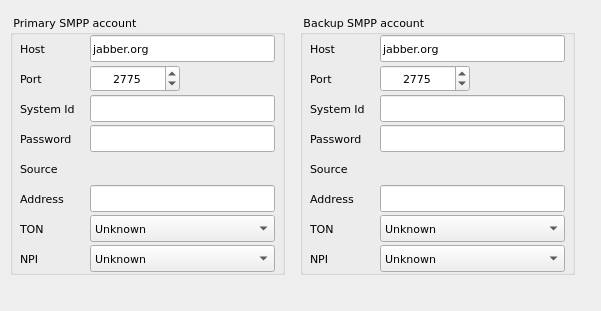
<?xml version="1.0" encoding="UTF-8"?>
<ui version="4.0">
 <class>SmsSmppOptionsWidget</class>
 <widget class="QWidget" name="SmsSmppOptionsWidget">
  <property name="geometry">
   <rect>
    <x>0</x>
    <y>0</y>
    <width>601</width>
    <height>311</height>
   </rect>
  </property>
  <property name="font">
   <font>
    <family>DejaVu Sans</family>
    <pointsize>8</pointsize>
   </font>
  </property>
  <property name="windowTitle">
   <string>SMS: SMPP</string>
  </property>
  <widget class="QGroupBox" name="gpPrimarySmppAccount">
   <property name="geometry">
    <rect>
     <x>10</x>
     <y>15</y>
     <width>275</width>
     <height>260</height>
    </rect>
   </property>
   <property name="title">
    <string> Primary SMPP account  </string>
   </property>
   <widget class="QLabel" name="lblPrimaryHost">
    <property name="geometry">
     <rect>
      <x>10</x>
      <y>25</y>
      <width>70</width>
      <height>17</height>
     </rect>
    </property>
    <property name="text">
     <string>Host</string>
    </property>
   </widget>
   <widget class="QLabel" name="lblPrimaryPort">
    <property name="geometry">
     <rect>
      <x>10</x>
      <y>55</y>
      <width>70</width>
      <height>17</height>
     </rect>
    </property>
    <property name="text">
     <string>Port</string>
    </property>
   </widget>
   <widget class="QLabel" name="lblPrimarySystemId">
    <property name="geometry">
     <rect>
      <x>10</x>
      <y>85</y>
      <width>70</width>
      <height>17</height>
     </rect>
    </property>
    <property name="text">
     <string>System Id</string>
    </property>
   </widget>
   <widget class="QLabel" name="lblPrimaryPassword">
    <property name="geometry">
     <rect>
      <x>10</x>
      <y>115</y>
      <width>70</width>
      <height>17</height>
     </rect>
    </property>
    <property name="text">
     <string>Password</string>
    </property>
   </widget>
   <widget class="QLabel" name="lblPrimarySource">
    <property name="geometry">
     <rect>
      <x>10</x>
      <y>145</y>
      <width>70</width>
      <height>17</height>
     </rect>
    </property>
    <property name="text">
     <string>Source</string>
    </property>
   </widget>
   <widget class="QLabel" name="lblPrimaryAddress">
    <property name="geometry">
     <rect>
      <x>10</x>
      <y>175</y>
      <width>70</width>
      <height>17</height>
     </rect>
    </property>
    <property name="text">
     <string>Address</string>
    </property>
   </widget>
   <widget class="QLabel" name="lblPrimaryTon">
    <property name="geometry">
     <rect>
      <x>10</x>
      <y>205</y>
      <width>70</width>
      <height>17</height>
     </rect>
    </property>
    <property name="text">
     <string>TON</string>
    </property>
   </widget>
   <widget class="QLabel" name="lblPrimaryNpi">
    <property name="geometry">
     <rect>
      <x>10</x>
      <y>235</y>
      <width>64</width>
      <height>17</height>
     </rect>
    </property>
    <property name="text">
     <string>NPI</string>
    </property>
   </widget>
   <widget class="QLineEdit" name="editPrimaryHost">
    <property name="geometry">
     <rect>
      <x>80</x>
      <y>20</y>
      <width>185</width>
      <height>27</height>
     </rect>
    </property>
    <property name="text">
     <string>jabber.org</string>
    </property>
   </widget>
   <widget class="QSpinBox" name="spinPrimaryPort">
    <property name="geometry">
     <rect>
      <x>80</x>
      <y>50</y>
      <width>90</width>
      <height>27</height>
     </rect>
    </property>
    <property name="alignment">
     <set>Qt::AlignCenter</set>
    </property>
    <property name="maximum">
     <number>65535</number>
    </property>
    <property name="value">
     <number>2775</number>
    </property>
   </widget>
   <widget class="QLineEdit" name="editPrimarySystemId">
    <property name="geometry">
     <rect>
      <x>80</x>
      <y>80</y>
      <width>185</width>
      <height>27</height>
     </rect>
    </property>
    <property name="text">
     <string/>
    </property>
   </widget>
   <widget class="QLineEdit" name="editPrimaryPassword">
    <property name="geometry">
     <rect>
      <x>80</x>
      <y>110</y>
      <width>185</width>
      <height>27</height>
     </rect>
    </property>
    <property name="text">
     <string/>
    </property>
   </widget>
   <widget class="QLineEdit" name="editPrimaryAddress">
    <property name="geometry">
     <rect>
      <x>80</x>
      <y>170</y>
      <width>185</width>
      <height>27</height>
     </rect>
    </property>
    <property name="text">
     <string/>
    </property>
   </widget>
   <widget class="QComboBox" name="cmbPrimaryTon">
    <property name="geometry">
     <rect>
      <x>80</x>
      <y>200</y>
      <width>185</width>
      <height>27</height>
     </rect>
    </property>
    <item>
     <property name="text">
      <string>Unknown</string>
     </property>
    </item>
    <item>
     <property name="text">
      <string>International</string>
     </property>
    </item>
    <item>
     <property name="text">
      <string>National</string>
     </property>
    </item>
    <item>
     <property name="text">
      <string>Network Specific</string>
     </property>
    </item>
    <item>
     <property name="text">
      <string>Subscriber Number</string>
     </property>
    </item>
    <item>
     <property name="text">
      <string>Alphanumeric</string>
     </property>
    </item>
    <item>
     <property name="text">
      <string>Abbreviated</string>
     </property>
    </item>
    <item>
     <property name="text">
      <string/>
     </property>
    </item>
   </widget>
   <widget class="QComboBox" name="cmbPrimaryNpi">
    <property name="geometry">
     <rect>
      <x>80</x>
      <y>230</y>
      <width>185</width>
      <height>27</height>
     </rect>
    </property>
    <item>
     <property name="text">
      <string>Unknown</string>
     </property>
    </item>
    <item>
     <property name="text">
      <string>ISDN (E163/E164)</string>
     </property>
    </item>
    <item>
     <property name="text">
      <string>Data (X.121)</string>
     </property>
    </item>
    <item>
     <property name="text">
      <string>Telex (F.69)</string>
     </property>
    </item>
    <item>
     <property name="text">
      <string>Land Mobile (E.212)</string>
     </property>
    </item>
    <item>
     <property name="text">
      <string>National</string>
     </property>
    </item>
    <item>
     <property name="text">
      <string>Private</string>
     </property>
    </item>
    <item>
     <property name="text">
      <string>ERMES</string>
     </property>
    </item>
    <item>
     <property name="text">
      <string>Internet (IP)</string>
     </property>
    </item>
   </widget>
  </widget>
  <widget class="QGroupBox" name="gpBackupSmppAccount">
   <property name="geometry">
    <rect>
     <x>300</x>
     <y>15</y>
     <width>275</width>
     <height>260</height>
    </rect>
   </property>
   <property name="title">
    <string> Backup SMPP account  </string>
   </property>
   <widget class="QLabel" name="lblBackupPort">
    <property name="geometry">
     <rect>
      <x>10</x>
      <y>55</y>
      <width>70</width>
      <height>17</height>
     </rect>
    </property>
    <property name="text">
     <string>Port</string>
    </property>
   </widget>
   <widget class="QLineEdit" name="editBackupSystemId">
    <property name="geometry">
     <rect>
      <x>80</x>
      <y>80</y>
      <width>185</width>
      <height>27</height>
     </rect>
    </property>
    <property name="text">
     <string/>
    </property>
   </widget>
   <widget class="QLabel" name="lblBackupSource">
    <property name="geometry">
     <rect>
      <x>10</x>
      <y>145</y>
      <width>70</width>
      <height>17</height>
     </rect>
    </property>
    <property name="text">
     <string>Source</string>
    </property>
   </widget>
   <widget class="QComboBox" name="cmbBackupTon">
    <property name="geometry">
     <rect>
      <x>80</x>
      <y>200</y>
      <width>185</width>
      <height>27</height>
     </rect>
    </property>
    <item>
     <property name="text">
      <string>Unknown</string>
     </property>
    </item>
    <item>
     <property name="text">
      <string>International</string>
     </property>
    </item>
    <item>
     <property name="text">
      <string>National</string>
     </property>
    </item>
    <item>
     <property name="text">
      <string>Network Specific</string>
     </property>
    </item>
    <item>
     <property name="text">
      <string>Subscriber Number</string>
     </property>
    </item>
    <item>
     <property name="text">
      <string>Alphanumeric</string>
     </property>
    </item>
    <item>
     <property name="text">
      <string>Abbreviated</string>
     </property>
    </item>
    <item>
     <property name="text">
      <string/>
     </property>
    </item>
   </widget>
   <widget class="QLabel" name="lblBackupNpi">
    <property name="geometry">
     <rect>
      <x>10</x>
      <y>235</y>
      <width>64</width>
      <height>17</height>
     </rect>
    </property>
    <property name="text">
     <string>NPI</string>
    </property>
   </widget>
   <widget class="QLabel" name="lblBackupPassword">
    <property name="geometry">
     <rect>
      <x>10</x>
      <y>115</y>
      <width>70</width>
      <height>17</height>
     </rect>
    </property>
    <property name="text">
     <string>Password</string>
    </property>
   </widget>
   <widget class="QLabel" name="lblBackupTon">
    <property name="geometry">
     <rect>
      <x>10</x>
      <y>205</y>
      <width>70</width>
      <height>17</height>
     </rect>
    </property>
    <property name="text">
     <string>TON</string>
    </property>
   </widget>
   <widget class="QLabel" name="lblBackupSystemId">
    <property name="geometry">
     <rect>
      <x>10</x>
      <y>85</y>
      <width>70</width>
      <height>17</height>
     </rect>
    </property>
    <property name="text">
     <string>System Id</string>
    </property>
   </widget>
   <widget class="QLineEdit" name="editBackupHost">
    <property name="geometry">
     <rect>
      <x>80</x>
      <y>20</y>
      <width>185</width>
      <height>27</height>
     </rect>
    </property>
    <property name="text">
     <string>jabber.org</string>
    </property>
   </widget>
   <widget class="QLabel" name="lblBackupAddress">
    <property name="geometry">
     <rect>
      <x>10</x>
      <y>175</y>
      <width>70</width>
      <height>17</height>
     </rect>
    </property>
    <property name="text">
     <string>Address</string>
    </property>
   </widget>
   <widget class="QSpinBox" name="spinBackupPort">
    <property name="geometry">
     <rect>
      <x>80</x>
      <y>50</y>
      <width>90</width>
      <height>27</height>
     </rect>
    </property>
    <property name="alignment">
     <set>Qt::AlignCenter</set>
    </property>
    <property name="maximum">
     <number>65535</number>
    </property>
    <property name="value">
     <number>2775</number>
    </property>
   </widget>
   <widget class="QLineEdit" name="editBackupPassword">
    <property name="geometry">
     <rect>
      <x>80</x>
      <y>110</y>
      <width>185</width>
      <height>27</height>
     </rect>
    </property>
    <property name="text">
     <string/>
    </property>
   </widget>
   <widget class="QComboBox" name="cmbBackupNpi">
    <property name="geometry">
     <rect>
      <x>80</x>
      <y>230</y>
      <width>185</width>
      <height>27</height>
     </rect>
    </property>
    <item>
     <property name="text">
      <string>Unknown</string>
     </property>
    </item>
    <item>
     <property name="text">
      <string>ISDN (E163/E164)</string>
     </property>
    </item>
    <item>
     <property name="text">
      <string>Data (X.121)</string>
     </property>
    </item>
    <item>
     <property name="text">
      <string>Telex (F.69)</string>
     </property>
    </item>
    <item>
     <property name="text">
      <string>Land Mobile (E.212)</string>
     </property>
    </item>
    <item>
     <property name="text">
      <string>National</string>
     </property>
    </item>
    <item>
     <property name="text">
      <string>Private</string>
     </property>
    </item>
    <item>
     <property name="text">
      <string>ERMES</string>
     </property>
    </item>
    <item>
     <property name="text">
      <string>Internet (IP)</string>
     </property>
    </item>
   </widget>
   <widget class="QLabel" name="lblBackupHost">
    <property name="geometry">
     <rect>
      <x>10</x>
      <y>25</y>
      <width>70</width>
      <height>17</height>
     </rect>
    </property>
    <property name="text">
     <string>Host</string>
    </property>
   </widget>
   <widget class="QLineEdit" name="editBackupAddress">
    <property name="geometry">
     <rect>
      <x>80</x>
      <y>170</y>
      <width>185</width>
      <height>27</height>
     </rect>
    </property>
    <property name="text">
     <string/>
    </property>
   </widget>
  </widget>
 </widget>
 <resources/>
 <connections/>
</ui>
